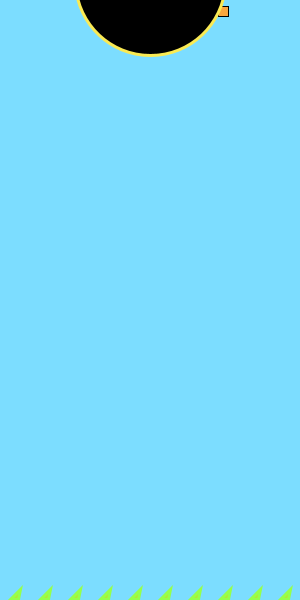
Frame 1 (no input)
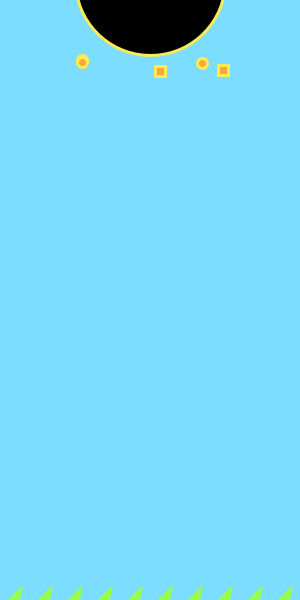
Frame 60 (the mouse pressed at the canvas centre just before this capture)
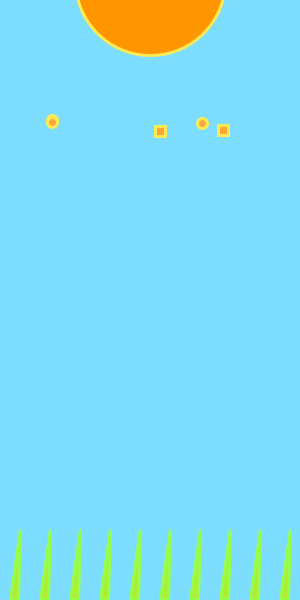
Frame 120 (the mouse held since frame 60 and released just before this capture)

The Processing sketch that drew these frames (run headless with seeded random() and noise(); from frame 60 on, the mouse is pressed at the canvas centre):

// Processing sketch: processing_42159
// ── processing_42159.pde

//variables
float y = 1;
int sunbiteY=0;
int sunbiteSpeed=int(random(1, 30));

//speed variables
float x =random(75, 225);
float xspeed=1;
float yspeed=1;
int grassspeed=1;
float negxspeed=(-1*xspeed);
int i=75;

//sunBite variables
float rectx=random(75,225);
float rectSpacing=random(20,200);
float ellipsex=random(75,225);


//triangle variables
int triax = 10;
int triay = 599;
int triaTop = triay-10;
int topx; //top x vertices
int topy; //top y vertices
int rightx; //right x vertices
int righty; //right y vertices

void setup() {
  size(300, 600);
  smooth();
}

void draw() {
  background(124, 221, 255);

  //sun bites
  if (x>150) {
    xspeed=.25+xspeed;
    yspeed=1+yspeed;
    fill(250, 166, 63);
    ellipse(x+xspeed, y+yspeed, 10, 10);
  }
  if (x<150) {
    x = x-xspeed/2;
    y = y+yspeed;
    fill(250, 166, 63);
    ellipse(x-1, y-1, 10, 10);
  }

  if (sunbiteY>100) {
    sunbiteY=0;
  } 
  else if (sunbiteY<100) {
    sunbiteY= sunbiteY+sunbiteSpeed;
  }
  ellipse(x+negxspeed, y+yspeed, 10, 10);
 
  rect(rectx+xspeed, y+yspeed/.25, 10,10);
  rect((rectx-rectSpacing)+xspeed, y+yspeed/.2, 10,10);
  
  ellipse(ellipsex-xspeed,y+yspeed/.4,10,10);


  //EARTH
  if (mousePressed) { 
    triaTop = triaTop-grassspeed;
  }

  fill(179, 234, 52);
  strokeWeight(3);
  stroke(150, 255, 75);
  for (int i=10; i<600; i+=30) {
    triangle(i, triay, i+10, triaTop, i+8, triay);
    triaTop=constrain(triaTop, 200, 600);
  }

  //LOOP TO GET TRIANGLES TO MOVE UP, NOT WORKING
  //for (int j=600; j>300; j+=10) {
  //  triangle(i,j, i+4,j-10, i+8,j);
  //}




  //SUN
  ellipseMode(CENTER);
  stroke(250, 234, 83);
  fill(mouseX*15, mouseX, -1*mouseX);
  ellipse(150, -20, 150, 150);
  //for (int i = 225; i>=75; i+=20); LOOP FOR RAYS OF SUN NOT WORKING
  //line(i,0,i+i/2,180);




  //WHAT IS X??
  println("x is now:" + x);
}
